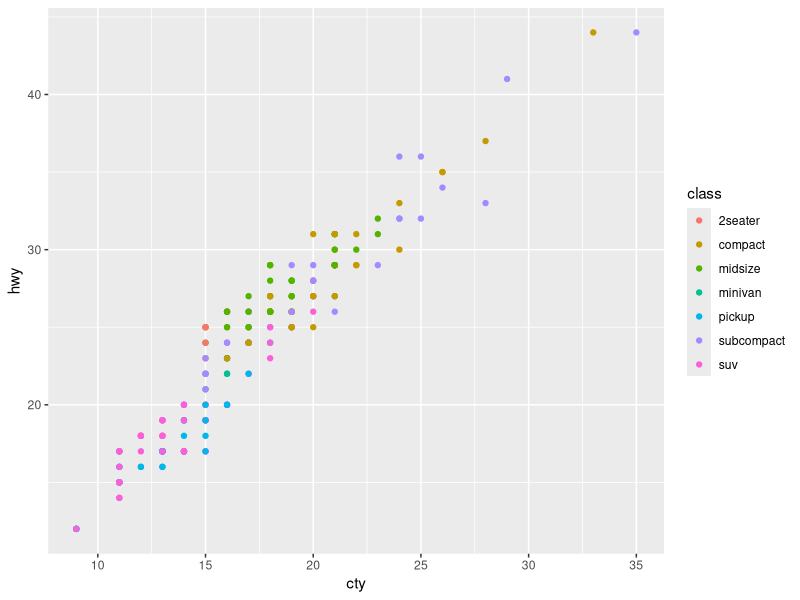

The R script that drew this image:
library(ggplot2)
ggplot(data=mpg) +
  geom_point(mapping = aes(x = cty,
                           y = hwy,
                           color = class))